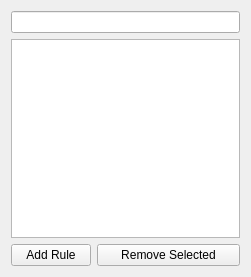
<?xml version="1.0" encoding="UTF-8"?>
<ui version="4.0">
 <class>ListManagerWidget</class>
 <widget class="QWidget" name="ListManagerWidget">
  <property name="geometry">
   <rect>
    <x>0</x>
    <y>0</y>
    <width>251</width>
    <height>277</height>
   </rect>
  </property>
  <property name="windowTitle">
   <string>Form</string>
  </property>
  <layout class="QGridLayout" name="gridLayout">
   <item row="0" column="0" colspan="2">
    <widget class="QLineEdit" name="filterLineEdit"/>
   </item>
   <item row="1" column="0" colspan="2">
    <widget class="QListWidget" name="listWidget"/>
   </item>
   <item row="2" column="0">
    <widget class="QPushButton" name="addRulePushButton">
     <property name="sizePolicy">
      <sizepolicy hsizetype="Fixed" vsizetype="Fixed">
       <horstretch>0</horstretch>
       <verstretch>0</verstretch>
      </sizepolicy>
     </property>
     <property name="maximumSize">
      <size>
       <width>80</width>
       <height>25</height>
      </size>
     </property>
     <property name="text">
      <string>Add Rule</string>
     </property>
     <property name="icon">
      <iconset resource="../../resources.qrc">
       <normaloff>:/plugins/DsgTools/icons/plus.png</normaloff>:/plugins/DsgTools/icons/plus.png</iconset>
     </property>
    </widget>
   </item>
   <item row="2" column="1">
    <widget class="QPushButton" name="removeSelectedPushButton">
     <property name="text">
      <string>Remove Selected</string>
     </property>
     <property name="icon">
      <iconset resource="../../resources.qrc">
       <normaloff>:/plugins/DsgTools/icons/remove.png</normaloff>:/plugins/DsgTools/icons/remove.png</iconset>
     </property>
    </widget>
   </item>
  </layout>
 </widget>
 <resources>
  <include location="../../resources.qrc"/>
 </resources>
 <connections/>
</ui>
